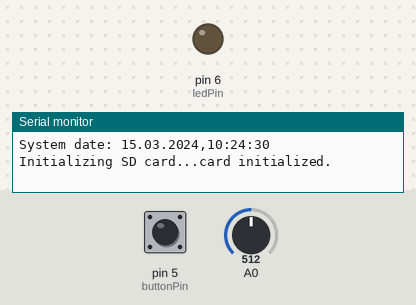
A sketch run on a simulated Arduino Uno, built with avr-gcc and run on an emulated ATmega328P. On the bench: output pins drawn as LEDs (lit = HIGH), the last lines printed to the serial monitor. The inputs (shaded band) are chosen by the test bench; at power-on: pin 5 (buttonPin) LOW, A0 = 512. The local clock reads 2024-03-15 10:24:30 at power-on unless the sketch sets it; storage starts empty.

Above: at 1.2 s.
1.3 s: pin 5 (buttonPin) pulled HIGH for 0.25 s
At 1.54 s:
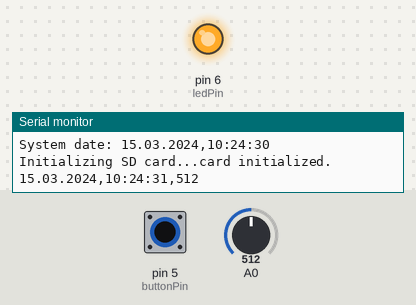
3.1 s: pin 5 (buttonPin) pulled HIGH for 3.2 s
At 7.4 s:
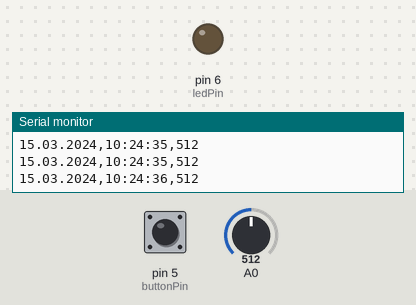
Timing chart, 0 to 8.9 s (numbered marks = the images above; inputs shaded):
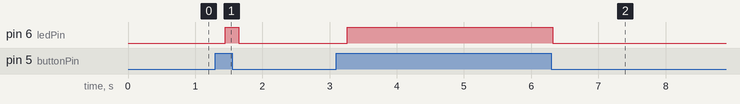

The sketch:

DataLogger-0.3.ino
```cpp
// ------------------------------------------------------------------------------------------------------------------------------------------------
// Project:   DataLogger
// Version:   0.3
// Date:      30 June 2018
// Author:    Greg Howell <gjhmac@gmail.com>
// ------------------------------------------------------------------------------------------------------------------------------------------------
// Version    Date              Comments
// 0.3        30 June 2018      Added debugging and diagnostics on serial port, sped up ADC for analogue read (128kHz -> 1MHz), fixed "A REF"
// 0.2        26 April 2018     Addition of switch to enable/disable logging to SD card and LED to indicate logging status
// 0.1        17 February 2018  Initial Development
//
// ------------------------------------------------------------------------------------------------------------------------------------------------
// Description:
//  - Logs analog0 value to a text file on the SD card along with date/time stamp in CSV format
//  - Maintains date/time via DS1302 Real Time Clock
//  - Builds with Arduino 1.8.5
// ------------------------------------------------------------------------------------------------------------------------------------------------

// #includes
#include <SPI.h>    // Serial Peripheral Interface
#include <SD.h>     // SD Cards
#include <DS1302.h> // DS1302 RTC

const int chipSelect = 4;
const int buttonPin = 5;  // Pin 5 is the button to enable/disable logging (digital input)
const int ledPin =  6;    // Pin 6 is the LED indicate logging status (digital output)

const byte PS_128 = (1 << ADPS2) | (1 << ADPS1) | (1 << ADPS0);
const byte PS_16 = (1 << ADPS2);

int buttonState = 0;      // initialise button state to off

// Init the DS1302
// Pin 2 = RST
// Pin 3 = DAT
// Pin 4 = CLK
DS1302 rtc(2, 3, 4);
// ------------------------------------------------------------------------------------------------------------------------------------------------
// setup()
// ------------------------------------------------------------------------------------------------------------------------------------------------
void setup() {

  ADCSRA &= ~PS_128;  // remove prescale of 128
  ADCSRA |= PS_16;    // add prescale of 16 (1MHz)

  analogReference(EXTERNAL);  // Analogue reference set to "A REF" pin

  pinMode(buttonPin, INPUT);  // Initialize the pushbutton pin as an input
  pinMode(ledPin, OUTPUT);    // Initialize the LED pin as an output

  rtc.halt(false);            // Set the clock to run-mode
  rtc.writeProtect(false);    // and disable the write protection

  Serial.begin(9600);

  // Use following lines once to set clock if battery fails (modify to suit)
  //rtc.setDOW(THURSDAY); // Set Day-of-Week to FRIDAY
  //rtc.setTime(15, 50, 0); // Set the time to 12:00:00 (24hr format)
  //rtc.setDate(26, 4, 2018); // Set the date to August 6th, 2010

  while (!Serial) {
    ; // wait for serial port to connect. Needed for native USB port only
  }

  // Print current system date from RTC at start up
  Serial.print("System date: ");
  Serial.println(String(rtc.getDateStr()) + "," + String(rtc.getTimeStr()));

  Serial.print("Initializing SD card...");

  // see if the card is present and can be initialized:
  if (!SD.begin(chipSelect)) {
    Serial.println("Card failed, or not present");
    // don't do anything more:
    while (1);
  }
  Serial.println("card initialized.");
}
// ------------------------------------------------------------------------------------------------------------------------------------------------
// loop()
// ------------------------------------------------------------------------------------------------------------------------------------------------
void loop() {
  String dataString = "";                 // make a string for assembling the data to log
  int sensor = analogRead(A0);            // read analogue
  dataString += String(sensor);           // construct string with analogue signal
  buttonState = digitalRead(buttonPin);   // read button state

  // Logging enabled
  if (buttonState == HIGH) {
    File dataFile = SD.open("datalog.txt", FILE_WRITE);

    // if the file is available, write to it:
    if (dataFile) {
      // Write data to serial output
      Serial.println(String(rtc.getDateStr()) + "," + String(rtc.getTimeStr()) + "," + dataString);
      // Write data to SD card
      dataFile.println(String(rtc.getDateStr()) + "," + String(rtc.getTimeStr()) + "," + dataString);
      dataFile.close();
      digitalWrite(ledPin, HIGH);
    }
    // if the file isn't open, pop up an error:
    else {
      digitalWrite(ledPin, LOW);
      Serial.println("error opening datalog.txt");
    }
  }
  // Logging disabled
  else {
    digitalWrite(ledPin, LOW);
  }

  // Wait before repeating :)
  delay (200);
}
```

Measured:
- after the input at 1.3 s, pin 6 (ledPin): LOW → HIGH after 0.15 s, → LOW 0.20 s later
- after the input at 3.1 s, pin 6 (ledPin): LOW → HIGH after 0.17 s, → LOW 3.1 s later
